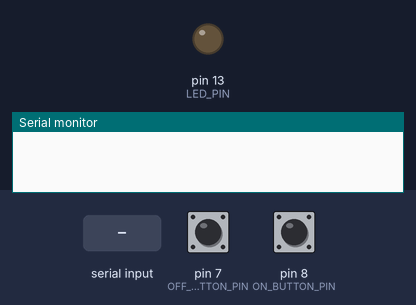
A sketch run on a simulated Arduino Uno, built with avr-gcc and run on an emulated ATmega328P. Parts: output pins drawn as LEDs (lit = HIGH), the last lines printed to the serial monitor. Inputs (shaded band) come from the test bench; at power-on: pin 8 (ON_BUTTON_PIN) HIGH, pin 7 (OFF_BUTTON_PIN) LOW.

Above: at 1.2 s.
1.3 s: "1" received over Serial
2.8 s: pin 8 (ON_BUTTON_PIN) pulled LOW for 3.2 s
At 3.9 s:
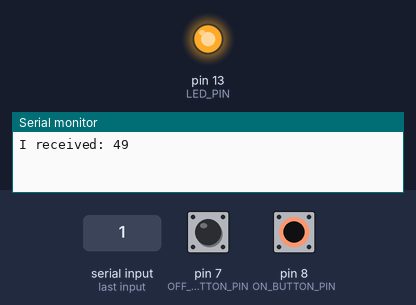
Timing chart, 0 to 7.5 s (numbered marks = the images above; inputs shaded):
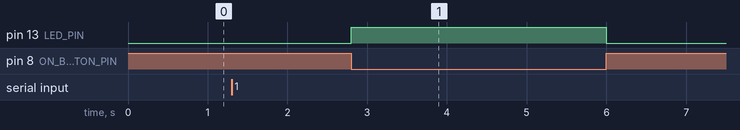

The sketch:

LED_BUTTON.ino
```cpp
const unsigned int LED_PIN = 13;
const unsigned int ON_BUTTON_PIN = 8;
const unsigned int OFF_BUTTON_PIN = 7;
bool isLedOn = false;
int incomingByte = 0;


void setup() {
  pinMode(LED_PIN, OUTPUT);
  pinMode(ON_BUTTON_PIN, INPUT);
  pinMode(OFF_BUTTON_PIN, INPUT);

  Serial.begin(9600);
}


void loop() {
  checkButtonInput();
  checkSerialInput();

  if(isLedOn) {
    digitalWrite(LED_PIN, HIGH);
  } else {
    digitalWrite(LED_PIN, LOW);
  }
}


void checkButtonInput() {
  if(digitalRead(ON_BUTTON_PIN) == LOW) {
    isLedOn = true;
  } else if (digitalRead(OFF_BUTTON_PIN) == LOW) {
    isLedOn = false;
  }
}

void checkSerialInput() {
  if (Serial.available() > 0) {
    incomingByte = Serial.read();
    Serial.print("I received: ");
    Serial.println(incomingByte);
    if(incomingByte == 49) {
      isLedOn = true;
    } else if(incomingByte == 48) {
      isLedOn = false;
    }
  }
}

void serialTest() {
  // send data only when you receive data:
  if (Serial.available() > 0) {
    // read the incoming byte:
    incomingByte = Serial.read();

    // say what you got:
    Serial.print("I received: ");
    Serial.println(incomingByte);
  }
}
```

Measured:
- after the input at 2.8 s, pin 13 (LED_PIN): LOW → HIGH at once, → LOW 3.2 s later
